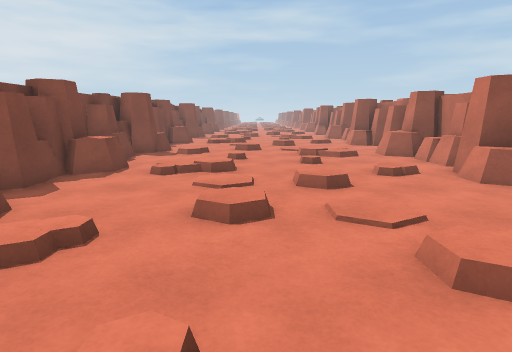
[1] (above)

16 first-person views from a walk through a scene from a Unity 3-D project. The camera is 1.4 m above the floor, tilts 10° down and sees 75° across. The floor is counted in squares, 1 m on a side. Each view is taken from the middle of a square. On the plan, view 1 faces up. The plan holds only what a view shows up to about 15 squares ahead; the rest is blank. The place goes on beyond the plan.

[2]
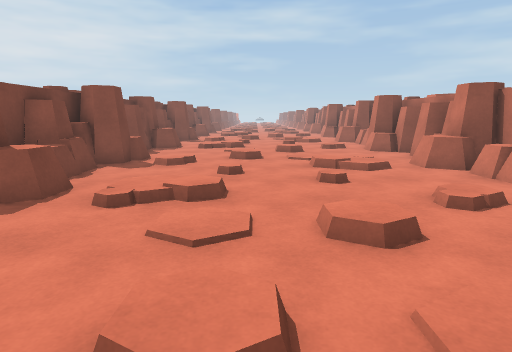

[3]
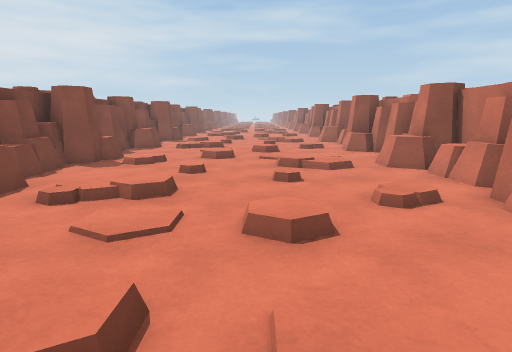

[4]
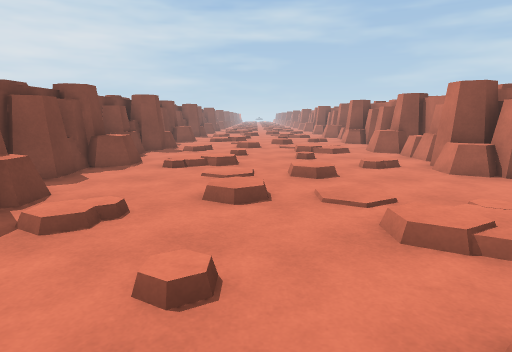

[5]
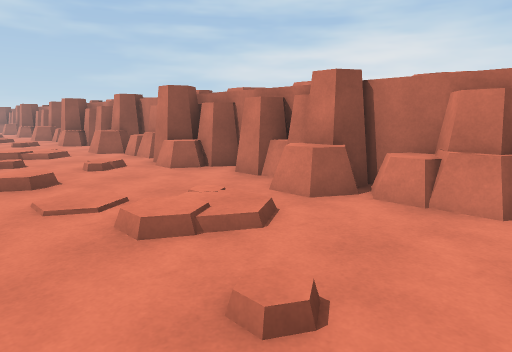

[6]
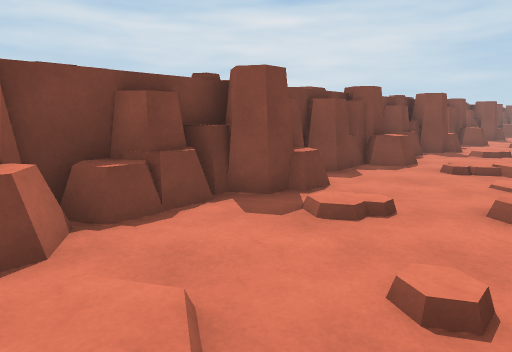

[7]
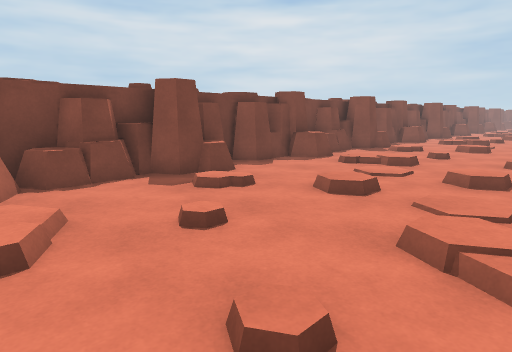

[8]
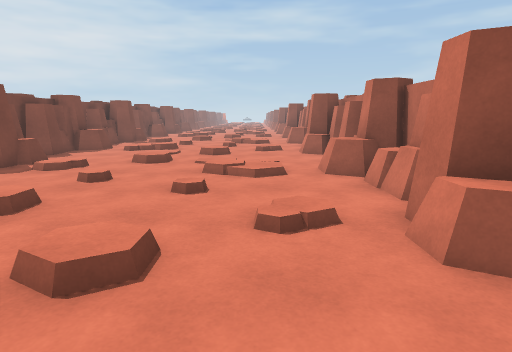

[9]
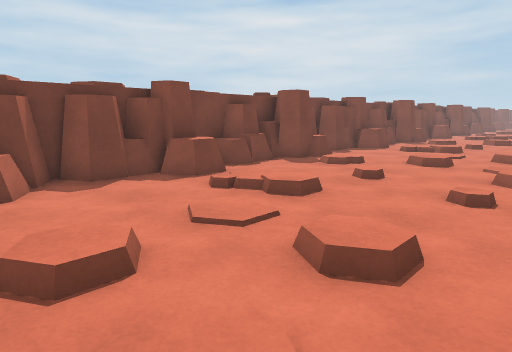

[10]
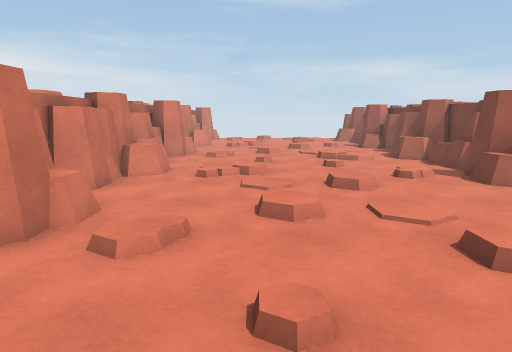

[11]
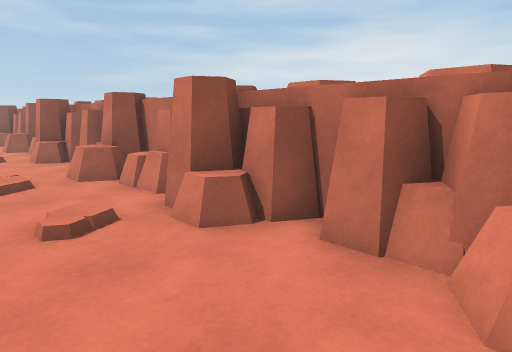

[12]
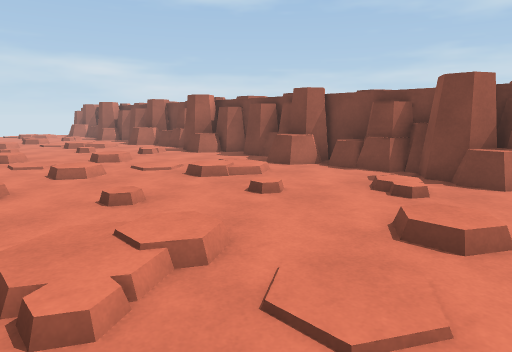

[13]
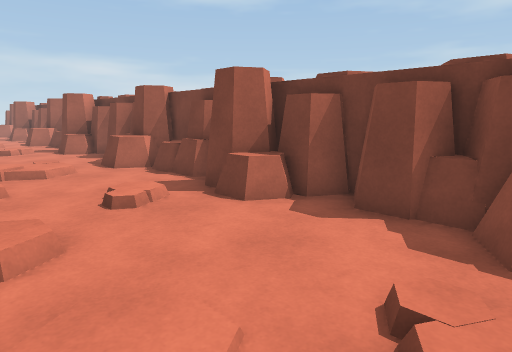

[14]
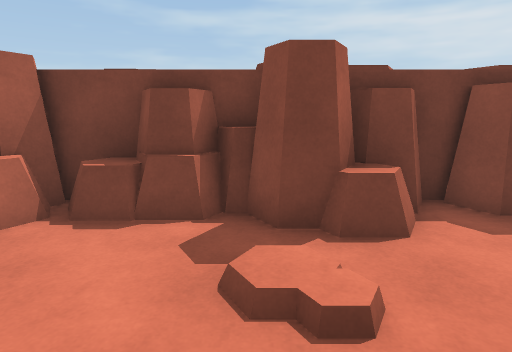

[15]
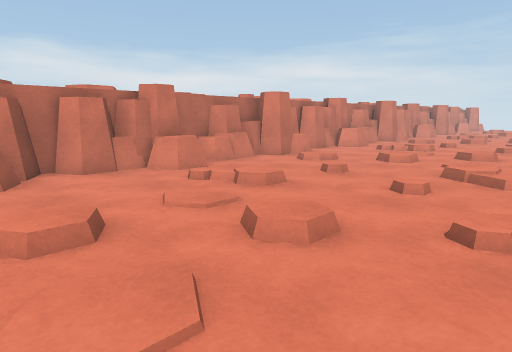

[16]
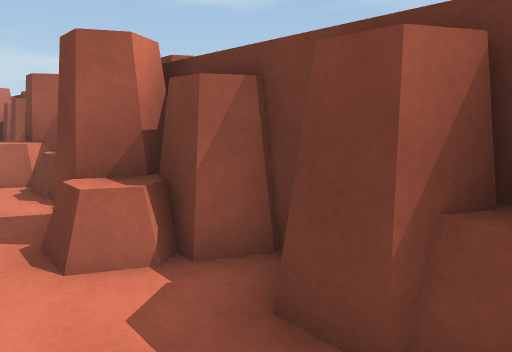

### Floor plan
Key: @ floor where view 1 was taken; # wall or solid block; . main floor; : floor 0.25 m higher than the main floor; / step, stairs or slope; = window, fence, low wall or low ledge; ^ raised ledge.
Columns run from 6 left of view 1 to 7 right of it. Each row starts with its distance up from view 1.
 18 ##.......//##
 17 ##.....//..^##
 16 #............#
 15 ##^..//.....##
 14 ###./.......##
 13 ##///.../:.^##
 12 ##.../..//.=##
 11 #^.../......^#
 10 ##..:.......##
  9 ##^.::...//.##
  8 ##.......//###
  7 ##.....//..^##
  6 #............#
  5 ##^..//.....##
  4 ###//...///.##
  3 ##.//...::.^##
  2 ##.../...:..##
  1 #^..........^
  0 ##=.//@.....#
 -1 ##^.:/...//.#
 -2 ##......./.###
 -3 ##.....:...=##
 -4 #............#
 -5 ##^..//.....##
 -6 ###//...///.##
 -7 ##.//...::.^##
 -8 ##.../...:..##
 -9 #^..........^#
-10 ##=.//......#
-11  #^.:/...//.#

Where each view was taken, in squares from view 1:
view 1: 0 up, 0 right, facing up
view 2: 3 up, 0 right, facing up
view 3: 7 down, 1 right, facing up
view 4: 11 down, 0 right, facing up
view 5: 11 down, 0 right, facing up-right
view 6: 11 down, 0 right, facing up-left
view 7: 11 down, 3 right, facing up-left
view 8: 4 up, 3 right, facing up
view 9: 4 up, 3 right, facing up-left
view 10: 3 up, 2 right, facing down
view 11: 3 up, 2 right, facing up-right
view 12: 6 up, 4 right, facing down-left
view 13: 9 up, 0 right, facing down-left
view 14: 13 up, 0 right, facing left
view 15: 18 up, 3 left, facing down-right
view 16: 18 up, 3 left, facing down-left
